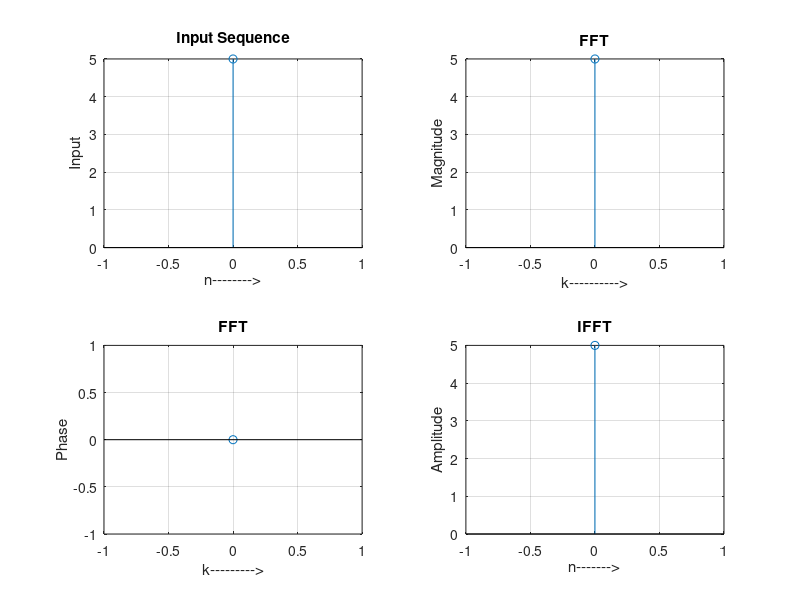

Write MATLAB code to recreate this figure.
 clc;
clear all;
xn = input("Enter the discrete sequence:");
N = length(xn);
x_k = fft(xn,N);
x_n = ifft(x_k);

n=0:N-1;
subplot(2,2,1);
stem(n,xn);
grid on;
xlabel("n-------->");
ylabel("Input");
title("Input Sequence");
subplot(2,2,2);
stem(n,abs(x_k));
grid on;
xlabel("k---------->");
ylabel("Magnitude");
title("FFT");
subplot(2,2,3);
stem(n,angle(x_k));
grid on;
xlabel("k--------->");
ylabel("Phase");
title("FFT");

subplot(2,2,4);
stem(n,x_n);
grid on;
xlabel("n------->");
ylabel("Amplitude");
title("IFFT");
